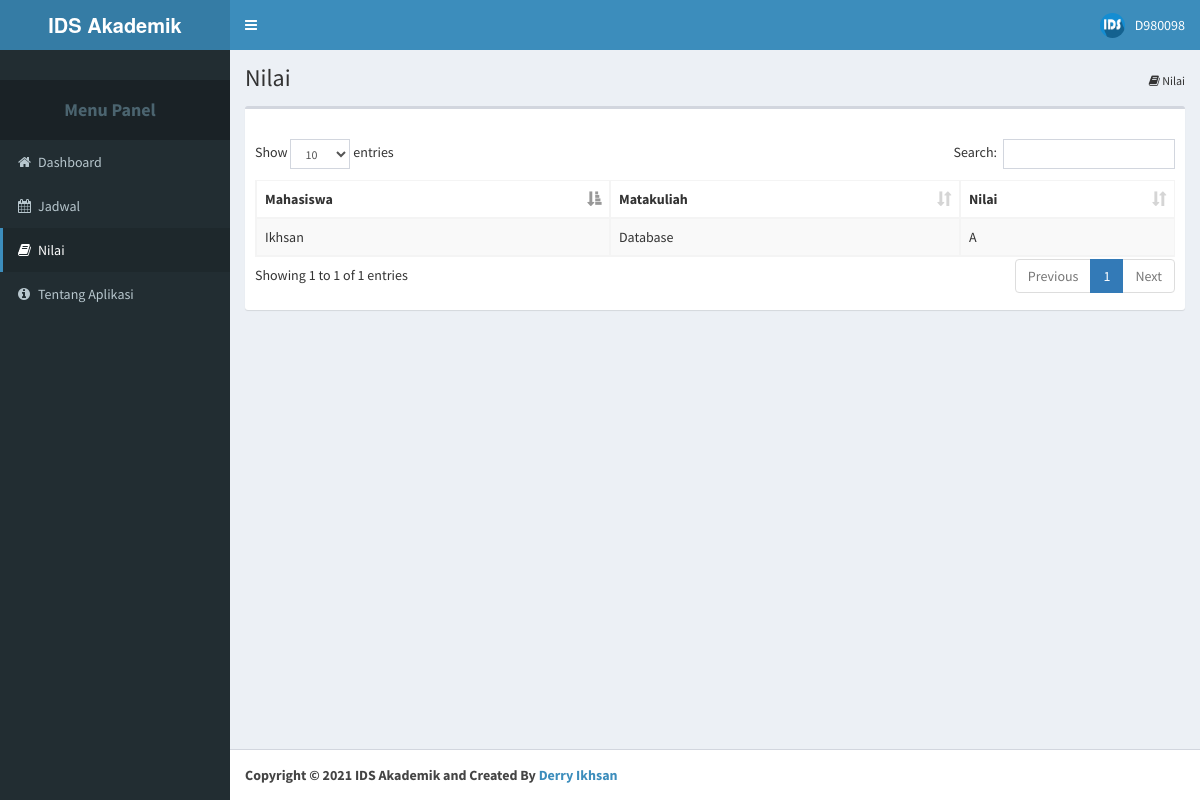
/3/nilai.php (signed in), run on the app's committed database.
### tables this page shows
CREATE TABLE IF NOT EXISTS `nilai` (
  `Id_Nilai` int(11) NOT NULL AUTO_INCREMENT,
  `NIM_Nilai` varchar(50) NOT NULL,
  `Kode_Matakuliah_Nilai` varchar(50) NOT NULL,
  `Nilai` varchar(50) NOT NULL,
  PRIMARY KEY (`Id_Nilai`),
  KEY `FK_nilai_mahasiswa` (`NIM_Nilai`),
  KEY `FK_nilai_matakuliah` (`Kode_Matakuliah_Nilai`),
  CONSTRAINT `FK_nilai_mahasiswa` FOREIGN KEY (`NIM_Nilai`) REFERENCES `mahasiswa` (`nim`),
  CONSTRAINT `FK_nilai_matakuliah` FOREIGN KEY (`Kode_Matakuliah_Nilai`) REFERENCES `matakuliah` (`kode_matakuliah`)
);

CREATE TABLE IF NOT EXISTS `mahasiswa` (
  `NIM` varchar(50) NOT NULL,
  `Nama_Mahasiswa` varchar(50) NOT NULL,
  `Tanggal_Lahir` date NOT NULL,
  `JK` enum('L','P') NOT NULL,
  `No_Telp` varchar(50) NOT NULL,
  `Alamat` varchar(150) NOT NULL,
  `Kode_Jurusan_Mhs` varchar(50) NOT NULL,
  PRIMARY KEY (`NIM`),
  KEY `FK_mahasiswa_jurusan` (`Kode_Jurusan_Mhs`),
  CONSTRAINT `FK_mahasiswa_jurusan` FOREIGN KEY (`Kode_Jurusan_Mhs`) REFERENCES `jurusan` (`Kode_Jurusan`)
);

CREATE TABLE IF NOT EXISTS `matakuliah` (
  `Kode_Matakuliah` varchar(50) NOT NULL,
  `Nama_Matakuliah` varchar(50) NOT NULL,
  `SKS` int(11) NOT NULL,
  PRIMARY KEY (`Kode_Matakuliah`)
);

### 3/nilai.php (the view, shortened to what this page needs)
<?php
include "../koneksi.php";
?>
<!DOCTYPE html>
<html>
 <head>
	<?php
		include "bundle_css.php";
	?>
  </head>
  <body class="hold-transition skin-blue sidebar-mini">
    <div class="wrapper">
      <?php
        include 'content_header.php';
       ?>
      <aside class="main-sidebar">
        <section class="sidebar">
          <div class="user-panel">
          </div>
          <ul class="sidebar-menu">
				<li class="header"><h4><b><center>Menu Panel</center></b></h4></li>
			        <li><a href="index.php"><i class="fa fa-home"></i><span>Dashboard</span></a></li>
					<li><a href="jadwal.php"><i class="fa fa-calendar"></i><span>Jadwal</span></a></li>
					<li class="active"><a href="nilai.php"><i class="fa fa-book"></i><span>Nilai</span></a></li>
					<li><a href="about.php"><i class="fa fa-info-circle"></i><span>Tentang Aplikasi</span></a></li>
          </ul>
        </section>
      </aside>
      <div class="content-wrapper">
        <section class="content-header">
          <h1>
            Nilai
          </h1>
          <ol class="breadcrumb">
            <li><i class="fa fa-book"></i> Nilai</li>
          </ol>
        </section>
        <section class="content">
          <div class="row">
            <div class="col-xs-12">
              <div class="box">
                <div class="box-header">
                </div>
                <div class="box-body">
				<table id="data" class="table table-bordered table-striped table-scalable">
						<?php
							include "dt_nilai.php";
						?>
                  </table>
                </div>
              </div>
            </div>
          </div>
        </section>
    </div>
	<?php
		include	"content_footer.php";
	?>
    </div>
  </body>
</html>

### 3/dt_nilai.php (shortened to what this page needs)
<thead>
	<tr>
		<th>Mahasiswa</th>
		<th>Matakuliah</th>
		<th>Nilai</th>
	</tr>
</thead>
<tbody>
	<?php
		$querynilai = mysqli_query ($konek, "SELECT Id_Nilai, NIM_Nilai, Kode_Matakuliah_Nilai, Nilai, NIM, Nama_Mahasiswa, Kode_Matakuliah, Nama_Matakuliah FROM nilai
						INNER JOIN mahasiswa ON NIM_Nilai=NIM
						INNER JOIN matakuliah ON Kode_Matakuliah_Nilai=Kode_Matakuliah WHERE NIM_Nilai='$_SESSION[Username]'");
		while ($nilai = mysqli_fetch_array ($querynilai)){
			echo "
				<tr>
					<td>$nilai[Nama_Mahasiswa]</td>
					<td>$nilai[Nama_Matakuliah]</td>
					<td>$nilai[Nilai]</td>
				</tr>";
		}
	?>
</tbody>

### data on the page
nilai: NIM_Nilai.Nama_Mahasiswa "Ikhsan", Kode_Matakuliah_Nilai.Nama_Matakuliah "Database", Nilai "A"

### other printed values
$_SESSION["Username"] "D980098"
